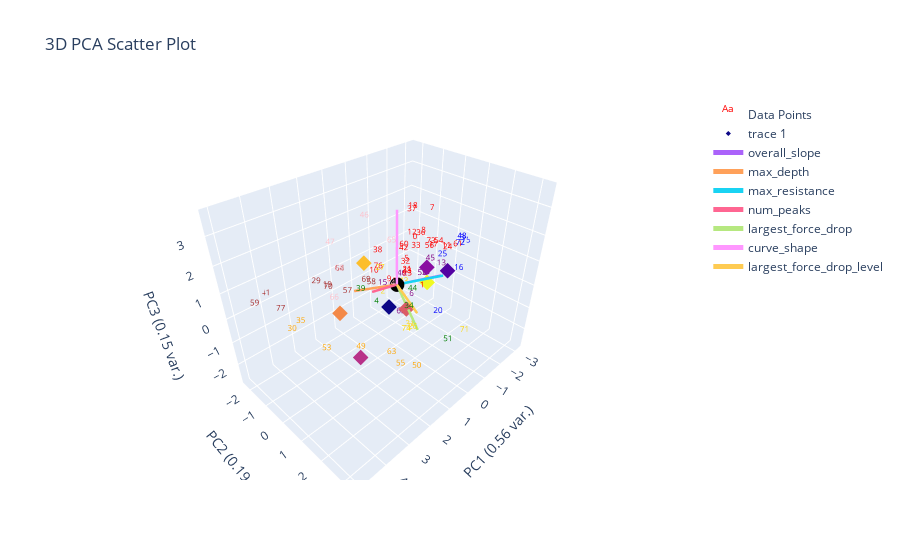

The notebook cell this image was saved under:
### Markdown cell above
# Marion's Centroid Clustering

### Code cell
def find_marions_labels_means(marions_labeled_data: pd.DataFrame) -> pd.DataFrame:
    # remove non-important cols
    marions_labeled_data = marions_labeled_data.copy()
    numerical_data = plotting.extract_numerical_features(marions_labeled_data)
    marions_labeled_data['encoded'], uniques = pd.factorize(marions_labeled_data['marions_ylabels'])
    label_centroids = []
    for label_num, label_name in enumerate(uniques):
        label_features = numerical_data[marions_labeled_data['encoded'] == label_num]
        label_centroid = label_features.mean(axis=0).tolist() # drop cols for mean calculation
        label_centroid.extend([label_name, label_num])

        label_centroids.append(label_centroid)
    return_cols = numerical_data.columns.tolist()
    return_cols.extend(['marions_ylabels', 'encoded'])
    return pd.DataFrame(data=label_centroids, columns=return_cols)

def euclidean_distance(x: pd.DataFrame, y: pd.DataFrame) -> float:
    inner_sum = 0
    for idx in range(len(x)):
        inner_sum += (y.iloc[idx] - x.iloc[idx])**2
    return math.sqrt(inner_sum)

def find_closest_centroid(unlabeled_data_df:pd.DataFrame, marions_centroids:pd.DataFrame) -> pd.DataFrame:
    unlabeled_data_df = unlabeled_data_df.copy()
    unlabeled_data_df = plotting.extract_numerical_features(unlabeled_data_df)
    
    psuedo_label_list = []
    unlabeled_data_df = unlabeled_data_df.copy()
    for i, depth_res_curve in unlabeled_data_df.iterrows():
        min_distance = float('inf')
        min_distance_label = ''
        for j, marions_label_mean in marions_centroids.iterrows():
            curve_to_label_mean_distance = euclidean_distance(depth_res_curve, marions_label_mean)
            if curve_to_label_mean_distance < min_distance:
                min_distance = curve_to_label_mean_distance
                min_distance_label = marions_label_mean['marions_ylabels']
        psuedo_label_list.append(min_distance_label)
    unlabeled_data_df['marions_pseudo_labels'] = psuedo_label_list
    return unlabeled_data_df

marions_label_centroids = find_marions_labels_means(marions_labeled_data)
psuedo_labeled_data = find_closest_centroid(data_features_df, marions_label_centroids)

psuedo_labeled_data['encoded'], uniques = pd.factorize(psuedo_labeled_data['marions_pseudo_labels'])
plotting.plot_pca(psuedo_labeled_data, psuedo_labeled_data['encoded'], 3, 
    graph_title='marions_psuedo_labels', kmeans_centroids=marions_label_centroids)

### Figure 1 — Plotly figure (JSON) as saved in the notebook; plotly's stock layout.template omitted (floating-point values rounded to 4 significant figures)
{"data": [{"mode": "text", "name": "Data Points", "text": ["0", "1", "2", "3", "4", "5", "6", "7", "8", "9", "10", "11", "12", "13", "14", "15", "16", "17", "18", "19", "20", "21", "22", "23", "24", "25", "26", "27", "28", "29", "30", "31", "32", "33", "34", "35", "36", "37", "38", "39", "40", "41", "42", "43", "44", "45", "46", "47", "48", "49", "50", "51", "52", "53", "54", "55", "56", "57", "58", "59", "60", "61", "62", "63", "64", "65", "66", "67", "68", "69", "70", "71", "72", "73", "74", "75", "76", "77"], "textfont": {"color": ["red", "red", "gold", "blue", "green", "red", "purple", "red", "red", "red", "red", "red", "red", "purple", "pink", "purple", "blue", "red", "red", "brown", "blue", "red", "red", "red", "red", "blue", "gold", "gold", "red", "brown", "orange", "gold", "red", "red", "green", "orange", "red", "red", "red", "green", "purple", "brown", "red", "gold", "green", "purple", "pink", "pink", "blue", "orange", "orange", "green", "purple", "orange", "red", "orange", "red", "brown", "brown", "brown", "red", "red", "purple", "orange", "brown", "pink", "pink", "purple", "pink", "brown", "brown", "gold", "blue", "red", "gold", "blue", "red", "brown"], "size": 8}, "type": "scatter3d", "x": [-1.384, -0.9617, 0.116, -2.997, 2.252, -1.153, -1.401, -1.881, -1.661, -0.3491, -0.1394, -2.456, -1.297, -2.364, 1.935, -0.3693, -1.887, -2.014, -1.281, 1.583, -0.8553, -0.7825, -0.2737, -0.7862, -2.529, -1.566, 1.222, 0.5107, -0.5223, 2.107, 4.807, 0.8845, -1.11, -1.44, 1.661, 3.884, -1.583, -1.238, -0.1971, 2.117, -1.031, 3.946, -1.038, -0.1342, 1.511, -1.948, 2.439, 1.708, -2.974, 3.24, 1.021, 1.219, -1.706, 3.336, -2.249, 1.591, -1.889, 0.9545, 0.1123, 5.007, -1.045, -2.855, -1.03, 1.838, 1.371, 0.2798, 2.754, -1.878, 1.472, 0.287, 1.856, 0.07084, -2.954, -1.932, 1.336, -3.156, -0.1587, 4.028], "y": [-0.4326, 0.3681, -0.6053, 0.5285, 1.317, -0.6009, -0.5059, -0.1065, -0.2683, -0.7427, -1.333, 0.2167, -0.4975, 0.1403, 1.609, -1.103, 1.304, -0.04116, -0.4794, -2.027, 1.291, -0.2729, -0.2657, -0.2147, 0.2484, 0.751, 1.9, -0.331, -0.002087, -1.968, 0.604, 1.45, -0.6211, -0.4153, 2.105, -0.4227, -0.3262, -0.5025, -1.186, 0.4541, -0.7413, -2.325, -0.6712, 0.2028, 2.084, -0.1089, 1.095, -1.491, 0.5329, 1.655, 1.987, 3.286, -0.267, 0.03586, 0.02436, 1.746, -0.1325, -1.662, -1.236, -0.9546, -0.6576, 0.4405, -0.7227, 1.561, -1.494, -0.0005907, -0.1006, -0.161, -1.401, -1.332, -1.625, 3.089, 0.5091, -0.1019, 1.725, 0.6192, -1.131, -1.288], "z": [0.7885, -0.7765, -1.004, 0.4935, 0.7645, -0.1223, -1.878, 1.908, 1.021, -0.7509, -0.5365, 0.2395, 0.9907, -0.5517, 1.421, -1.112, 0.007296, 0.3721, 2.065, -0.687, -1.414, -0.2907, -0.5662, -0.4392, 0.1569, 0.484, -0.5275, 0.376, -0.1083, -0.2245, 0.8107, -0.8931, -0.2485, 0.4036, 0.69, -0.07166, 0.9206, 1.948, 0.4091, 0.703, -0.8203, 0.03064, 0.3588, -0.2563, 1.253, -0.252, 3.624, 1.414, 0.5648, -0.2106, -2.383, -0.1636, -0.888, -1.302, 0.4525, -2.034, 0.3284, -1.096, -0.9024, 0.9481, 0.5181, 0.2295, -2.691, -1.457, 0.1914, 1.515, 0.407, -0.8832, 0.2923, -0.747, -0.43, -0.6322, 0.2803, 0.5239, -0.6501, 0.3455, -0.257, 0.006694]}, {"marker": {"color": [0, 1, 2, 3, 4, 5, 6, 7], "size": 4, "symbol": "diamond"}, "mode": "markers", "type": "scatter3d", "x": [1.299, -1.532, -1.493, 2.52, 0.5632, 1.458, 1.824, -1.878], "y": [0.8941, 1.026, 0.09569, 0.7902, 0.9895, -1.524, 0.3313, -0.161], "z": [0.1884, 0.3595, 0.1039, -1.303, -0.2454, -1.33, 1.849, -0.8832]}, {"marker": {"color": "black", "size": 5}, "mode": "markers", "name": "Origin", "showlegend": false, "type": "scatter3d", "x": [0], "y": [0], "z": [0]}, {"line": {"width": 5}, "mode": "lines+text", "name": "overall_slope", "textposition": "top center", "type": "scatter3d", "x": [0, -1.395], "y": [0, 0.8657], "z": [0, 0.1397]}, {"line": {"width": 5}, "mode": "lines+text", "name": "max_depth", "textposition": "top center", "type": "scatter3d", "x": [0, 1.398], "y": [0, -0.7057], "z": [0, 0.06372]}, {"line": {"width": 5}, "mode": "lines+text", "name": "max_resistance", "textposition": "top center", "type": "scatter3d", "x": [0, -1.317], "y": [0, 1.013], "z": [0, 0.2419]}, {"line": {"width": 5}, "mode": "lines+text", "name": "num_peaks", "textposition": "top center", "type": "scatter3d", "x": [0, 1.264], "y": [0, 0.06835], "z": [0, 0.3507]}, {"line": {"width": 5}, "mode": "lines+text", "name": "largest_force_drop", "textposition": "top center", "type": "scatter3d", "x": [0, 0.9168], "y": [0, 1.843], "z": [0, -0.4571]}, {"line": {"width": 5}, "mode": "lines+text", "name": "curve_shape", "textposition": "top center", "type": "scatter3d", "x": [0, 0.05315], "y": [0, 0.0112], "z": [0, 2.919]}, {"line": {"width": 5}, "mode": "lines+text", "name": "largest_force_drop_level", "textposition": "top center", "type": "scatter3d", "x": [0, 0.9612], "y": [0, 1.823], "z": [0, 0.2549]}], "layout": {"autosize": true, "scene": {"xaxis": {"title": {"text": "PC1 (0.56 var.)"}}, "yaxis": {"title": {"text": "PC2 (0.19 var.)"}}, "zaxis": {"title": {"text": "PC3 (0.15 var.)"}}}, "title": {"text": "3D PCA Scatter Plot"}}}
